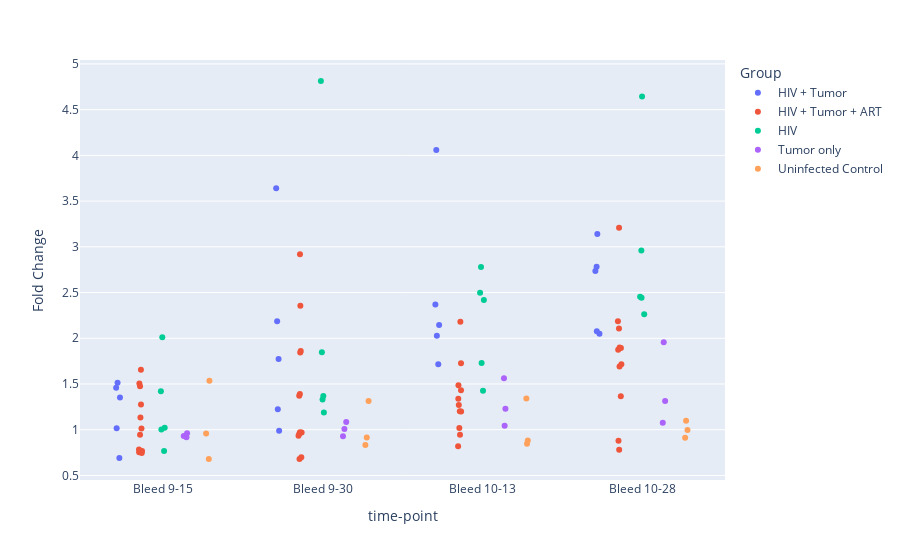

Notebook source saved alongside this figure:
### Code cell
fig = px.strip(df_B73delta, x="time-point", y="Fold Change", color="Group")
fig.show()

### Figure 1 — Plotly figure (JSON) as saved in the notebook; plotly's stock layout.template omitted (floating-point values rounded to 4 significant figures)
{"data": [{"alignmentgroup": "True", "boxpoints": "all", "fillcolor": "rgba(255,255,255,0)", "hoveron": "points", "hovertemplate": "Group=HIV + Tumor<br>time-point=%{x}<br>Fold Change=%{y}<extra></extra>", "legendgroup": "HIV + Tumor", "line": {"color": "rgba(255,255,255,0)"}, "marker": {"color": "#636efa"}, "name": "HIV + Tumor", "offsetgroup": "HIV + Tumor", "orientation": "v", "pointpos": 0, "showlegend": true, "type": "box", "x": ["Bleed 9-15", "Bleed 9-15", "Bleed 9-15", "Bleed 9-15", "Bleed 9-15", "Bleed 9-30", "Bleed 9-30", "Bleed 9-30", "Bleed 9-30", "Bleed 9-30", "Bleed 10-13", "Bleed 10-13", "Bleed 10-13", "Bleed 10-13", "Bleed 10-13", "Bleed 10-28", "Bleed 10-28", "Bleed 10-28", "Bleed 10-28", "Bleed 10-28"], "x0": " ", "xaxis": "x", "y": [0.692, 1.351, 1.016, 1.458, 1.513, 0.9874, 1.773, 1.223, 2.187, 3.64, 1.715, 4.058, 2.027, 2.144, 2.37, 2.735, 2.781, 3.14, 2.077, 2.051], "y0": " ", "yaxis": "y"}, {"alignmentgroup": "True", "boxpoints": "all", "fillcolor": "rgba(255,255,255,0)", "hoveron": "points", "hovertemplate": "Group=HIV + Tumor + ART<br>time-point=%{x}<br>Fold Change=%{y}<extra></extra>", "legendgroup": "HIV + Tumor + ART", "line": {"color": "rgba(255,255,255,0)"}, "marker": {"color": "#EF553B"}, "name": "HIV + Tumor + ART", "offsetgroup": "HIV + Tumor + ART", "orientation": "v", "pointpos": 0, "showlegend": true, "type": "box", "x": ["Bleed 9-15", "Bleed 9-15", "Bleed 9-15", "Bleed 9-15", "Bleed 9-15", "Bleed 9-15", "Bleed 9-15", "Bleed 9-15", "Bleed 9-15", "Bleed 9-15", "Bleed 9-15", "Bleed 9-30", "Bleed 9-30", "Bleed 9-30", "Bleed 9-30", "Bleed 9-30", "Bleed 9-30", "Bleed 9-30", "Bleed 9-30", "Bleed 9-30", "Bleed 9-30", "Bleed 9-30", "Bleed 9-30", "Bleed 10-13", "Bleed 10-13", "Bleed 10-13", "Bleed 10-13", "Bleed 10-13", "Bleed 10-13", "Bleed 10-13", "Bleed 10-13", "Bleed 10-13", "Bleed 10-13", "Bleed 10-13", "Bleed 10-28", "Bleed 10-28", "Bleed 10-28", "Bleed 10-28", "Bleed 10-28", "Bleed 10-28", "Bleed 10-28", "Bleed 10-28", "Bleed 10-28", "Bleed 10-28", "Bleed 10-28"], "x0": " ", "xaxis": "x", "y": [1.134, 0.7667, 0.7451, 0.7549, 0.9463, 1.476, 0.7848, 1.014, 1.655, 1.507, 1.275, 0.956, 0.699, 1.392, 0.9725, 0.9684, 0.6798, 1.372, 0.934, 2.918, 2.356, 1.861, 1.843, 1.486, 0.8189, 1.269, 1.2, 0.9452, 1.019, 1.432, 1.338, 1.726, 1.203, 2.18, 2.186, 0.781, 2.108, 1.365, 1.691, 1.898, 3.207, 1.876, 1.894, 0.8803, 1.716], "y0": " ", "yaxis": "y"}, {"alignmentgroup": "True", "boxpoints": "all", "fillcolor": "rgba(255,255,255,0)", "hoveron": "points", "hovertemplate": "Group=HIV<br>time-point=%{x}<br>Fold Change=%{y}<extra></extra>", "legendgroup": "HIV", "line": {"color": "rgba(255,255,255,0)"}, "marker": {"color": "#00cc96"}, "name": "HIV", "offsetgroup": "HIV", "orientation": "v", "pointpos": 0, "showlegend": true, "type": "box", "x": ["Bleed 9-15", "Bleed 9-15", "Bleed 9-15", "Bleed 9-15", "Bleed 9-15", "Bleed 9-30", "Bleed 9-30", "Bleed 9-30", "Bleed 9-30", "Bleed 9-30", "Bleed 10-13", "Bleed 10-13", "Bleed 10-13", "Bleed 10-13", "Bleed 10-13", "Bleed 10-28", "Bleed 10-28", "Bleed 10-28", "Bleed 10-28", "Bleed 10-28"], "x0": " ", "xaxis": "x", "y": [0.7683, 1.422, 1.022, 2.012, 1.001, 1.188, 1.847, 1.33, 4.813, 1.37, 1.425, 2.497, 1.73, 2.778, 2.419, 2.262, 2.959, 2.444, 2.453, 4.643], "y0": " ", "yaxis": "y"}, {"alignmentgroup": "True", "boxpoints": "all", "fillcolor": "rgba(255,255,255,0)", "hoveron": "points", "hovertemplate": "Group=Tumor only<br>time-point=%{x}<br>Fold Change=%{y}<extra></extra>", "legendgroup": "Tumor only", "line": {"color": "rgba(255,255,255,0)"}, "marker": {"color": "#ab63fa"}, "name": "Tumor only", "offsetgroup": "Tumor only", "orientation": "v", "pointpos": 0, "showlegend": true, "type": "box", "x": ["Bleed 9-15", "Bleed 9-15", "Bleed 9-15", "Bleed 9-30", "Bleed 9-30", "Bleed 9-30", "Bleed 10-13", "Bleed 10-13", "Bleed 10-13", "Bleed 10-28", "Bleed 10-28", "Bleed 10-28"], "x0": " ", "xaxis": "x", "y": [0.9186, 0.9614, 0.9303, 1.008, 0.9293, 1.083, 1.229, 1.044, 1.563, 1.314, 1.958, 1.075], "y0": " ", "yaxis": "y"}, {"alignmentgroup": "True", "boxpoints": "all", "fillcolor": "rgba(255,255,255,0)", "hoveron": "points", "hovertemplate": "Group=Uninfected Control<br>time-point=%{x}<br>Fold Change=%{y}<extra></extra>", "legendgroup": "Uninfected Control", "line": {"color": "rgba(255,255,255,0)"}, "marker": {"color": "#FFA15A"}, "name": "Uninfected Control", "offsetgroup": "Uninfected Control", "orientation": "v", "pointpos": 0, "showlegend": true, "type": "box", "x": ["Bleed 9-15", "Bleed 9-15", "Bleed 9-15", "Bleed 9-30", "Bleed 9-30", "Bleed 9-30", "Bleed 10-13", "Bleed 10-13", "Bleed 10-13", "Bleed 10-28", "Bleed 10-28", "Bleed 10-28"], "x0": " ", "xaxis": "x", "y": [0.6798, 1.535, 0.9584, 0.8324, 1.313, 0.915, 0.8455, 0.8825, 1.34, 1.099, 0.9127, 0.997], "y0": " ", "yaxis": "y"}], "layout": {"autosize": true, "boxmode": "group", "legend": {"title": {"text": "Group"}, "tracegroupgap": 0}, "margin": {"t": 60}, "xaxis": {"anchor": "y", "autorange": true, "domain": [0, 1], "range": [-0.5139, 3.514], "title": {"text": "time-point"}, "type": "category"}, "yaxis": {"anchor": "x", "autorange": true, "domain": [0, 1], "range": [0.4501, 5.043], "title": {"text": "Fold Change"}, "type": "linear"}}}
